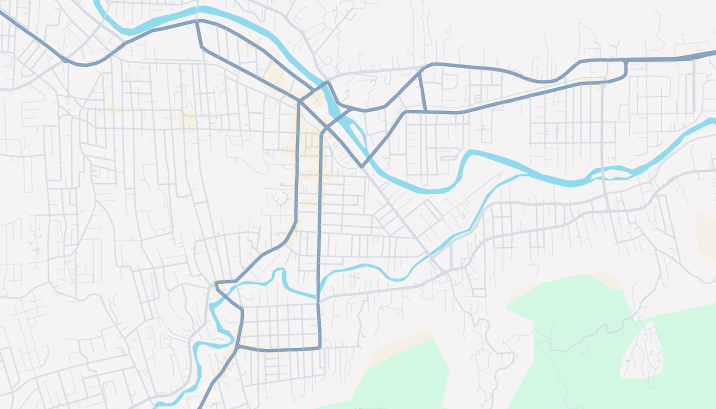
#> input picture images/limpas/image1.png, 1432 x 818 px, found by its file name (shown at 1/2 size)
$ python ImageFormat.py
#> lines starting #> are read from the running program, lines starting #| are printed output that depends on the picture
from pathlib import Path
from PIL import Image, ImageDraw, ImageOps

def formatar_imagem_4x4(
    caminho_in: str | Path,
    caminho_out: str | Path = "saida_com_grade.png",
    dir_celulas: str | Path | None = "celulas",
    tamanho_final: int = 400,
    cor_grade: tuple[int, int, int] = (128, 128, 128),
    espessura_grade: int = 3,
) -> None:
    """
    Converte a imagem para um tabuleiro 4×4:
      • tons de cinza 8-bit (depois volta a RGB para a grade);
      • recorta centralizado para quadrado preservando proporção;
      • redimensiona para `tamanho_final` px;
      • desenha grade e salva;
      • (opcional) exporta as 16 células.
    """
#> called with caminho_in = 'images/limpas/image1.png', caminho_out = 'images/alteradas/image1mapa_4x4.png', dir_celulas = 'tiles', tamanho_final = 400, cor_grade = (128, 128, 128), espessura_grade = 3
    caminho_in = Path(caminho_in)
    caminho_out = Path(caminho_out)

    # 1. Carregar e cinza
    img = Image.open(caminho_in).convert("L")
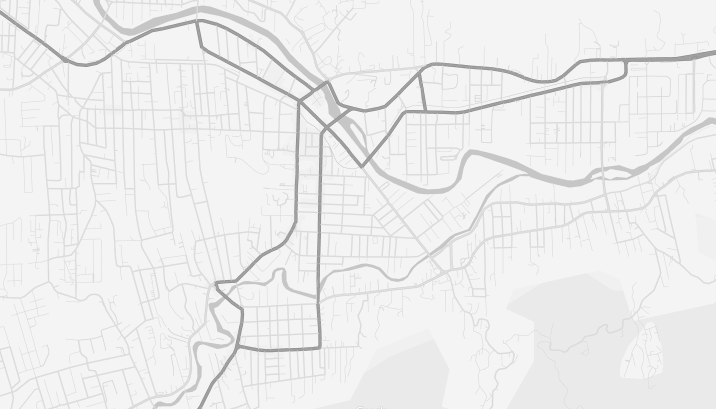
#> img: PIL image 1432x818 L (shown at 1/2 size); min 138, max 255, mean 237.3

    # 2. Recortar centralizado + redimensionar de uma vez
    img = ImageOps.fit(
        img,
        size=(tamanho_final, tamanho_final),
        method=Image.Resampling.LANCZOS,
        centering=(0.5, 0.5),
    ).convert("RGB")       # volta a RGB para poder colorir a grade
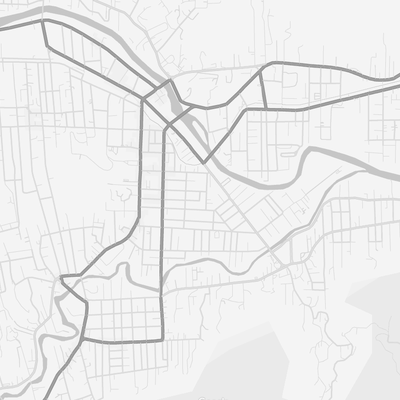
#> img: PIL image 400x400 RGB; min 143, max 255, mean 236.4

    # 3. Desenhar grade
    draw = ImageDraw.Draw(img)
    passo = tamanho_final // 4
    for i in range(1, 4):
        draw.line([(0, i * passo), (tamanho_final, i * passo)],
                  fill=cor_grade, width=espessura_grade)
        draw.line([(i * passo, 0), (i * passo, tamanho_final)],
                  fill=cor_grade, width=espessura_grade)

    # 4. Salvar imagem com grade
    caminho_out.parent.mkdir(parents=True, exist_ok=True)
    img.save(caminho_out)
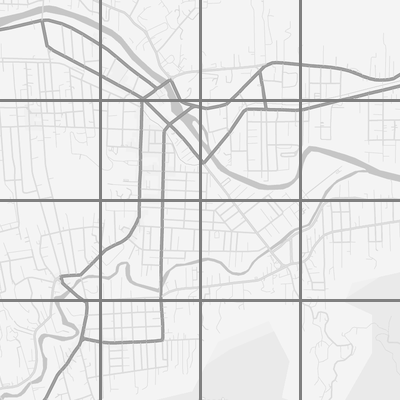
#> saved as image1mapa_4x4.png: PIL image 400x400 RGB; min 128, max 255, mean 231.6
    print("Imagem com grade salva em", caminho_out.resolve())

    # 5. (Opcional) exportar células
    if dir_celulas:
        dir_celulas = Path(dir_celulas)
        dir_celulas.mkdir(parents=True, exist_ok=True)
        for lin in range(4):
            for col in range(4):
                box = (col * passo, lin * passo, (col + 1) * passo, (lin + 1) * passo)
                img.crop(box).save(dir_celulas / f"cel_{lin}_{col}.png")
#> this loop made 4 passes
#> pass 1, in formatar_imagem_4x4, `img.crop(box).save(dir_celulas / f"cel_{lin}_{col}.png")`:
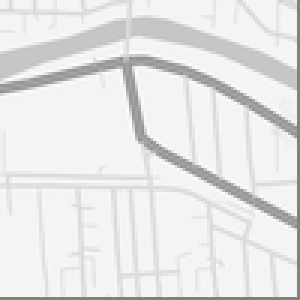
#> saved as cel_0_0.png: PIL image 100x100 RGB (shown 3 times larger); min 128, max 255, mean 230.2
#> pass 1, in formatar_imagem_4x4, `img.crop(box).save(dir_celulas / f"cel_{lin}_{col}.png")`:
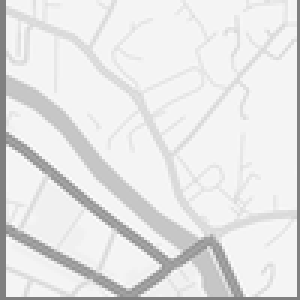
#> saved as cel_0_1.png: PIL image 100x100 RGB (shown 3 times larger); min 128, max 253, mean 228.9
#> pass 1, in formatar_imagem_4x4, `img.crop(box).save(dir_celulas / f"cel_{lin}_{col}.png")`:
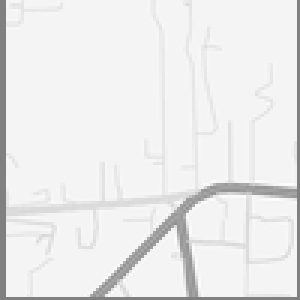
#> saved as cel_0_2.png: PIL image 100x100 RGB (shown 3 times larger); min 128, max 253, mean 234.7
#> pass 1, in formatar_imagem_4x4, `img.crop(box).save(dir_celulas / f"cel_{lin}_{col}.png")`:
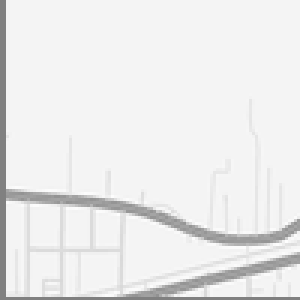
#> saved as cel_0_3.png: PIL image 100x100 RGB (shown 3 times larger); min 128, max 254, mean 234.8
        print("Células salvas em", dir_celulas.resolve())


# --- Exemplo de uso ---
if __name__ == "__main__":
    formatar_imagem_4x4(
        "images/limpas/image1.png",
        "images/alteradas/image1mapa_4x4.png",
        dir_celulas="tiles",
        tamanho_final=400,
        cor_grade=(128, 128, 128),
        espessura_grade=3,
    )
